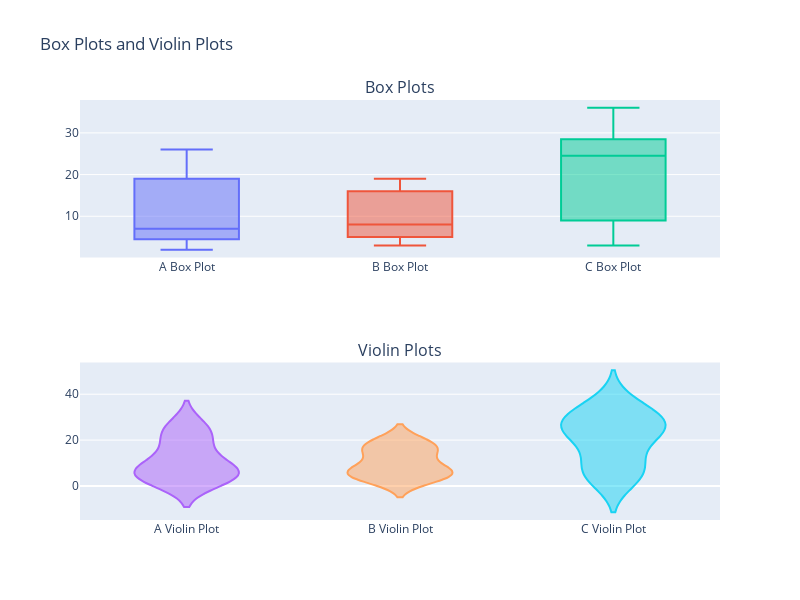

Notebook source saved alongside this figure:
### Markdown cell above
GRAPHICS

### Code cell
import plotly.express as px
import pandas as pd
from plotly.subplots import make_subplots
import plotly.graph_objects as go
import matplotlib.pyplot as plt
from scipy import stats

df = pd.DataFrame(df_independent)

fig = make_subplots(rows=2, cols=1, subplot_titles=("Box Plots", "Violin Plots"))

for column in df.columns:
    box_trace = go.Box(y=df[column], name=f'{column} Box Plot')
    fig.add_trace(box_trace, row=1, col=1)

for column in df.columns:
    violin_trace = go.Violin(y=df[column], name=f'{column} Violin Plot')
    fig.add_trace(violin_trace, row=2, col=1)

fig.update_layout(height=600, width=800, showlegend=False, title_text="Box Plots and Violin Plots")
fig.show()


df = pd.DataFrame(data)
fig, axes = plt.subplots(nrows=1, ncols=len(df.columns), figsize=(15, 5))

for i, column in enumerate(df.columns):
    _, (slope, intercept, r) = stats.probplot(df[column], plot=axes[i], fit=True)
    axes[i].set_title(f'QQ Plot - {column}')

    for j, val in enumerate(df[column].sample(5)):
        axes[i].annotate(f'{val:.2f}', xy=(val, slope * val + intercept),
                         xytext=(-15, 7), textcoords='offset points', ha='center', va='bottom', fontsize=8)

plt.tight_layout()
plt.show()

### Figure 1 — Plotly figure (JSON) as saved in the notebook; plotly's stock layout.template omitted (floating-point values rounded to 4 significant figures)
{"data": [{"name": "A Box Plot", "type": "box", "xaxis": "x", "y": [2, 12, 5, 4, 26, 8, 17, 4, 25, 6, 21, 6], "yaxis": "y"}, {"name": "B Box Plot", "type": "box", "xaxis": "x", "y": [17, 15, 3, 19, 5, 14, 5, 6, 19, 4, 9, 7], "yaxis": "y"}, {"name": "C Box Plot", "type": "box", "xaxis": "x", "y": [29, 3, 25, 28, 11, 7, 5, 25, 32, 24, 36, 20], "yaxis": "y"}, {"name": "A Violin Plot", "type": "violin", "xaxis": "x2", "y": [2, 12, 5, 4, 26, 8, 17, 4, 25, 6, 21, 6], "yaxis": "y2"}, {"name": "B Violin Plot", "type": "violin", "xaxis": "x2", "y": [17, 15, 3, 19, 5, 14, 5, 6, 19, 4, 9, 7], "yaxis": "y2"}, {"name": "C Violin Plot", "type": "violin", "xaxis": "x2", "y": [29, 3, 25, 28, 11, 7, 5, 25, 32, 24, 36, 20], "yaxis": "y2"}], "layout": {"annotations": [{"font": {"size": 16}, "showarrow": false, "text": "Box Plots", "x": 0.5, "xanchor": "center", "xref": "paper", "y": 1, "yanchor": "bottom", "yref": "paper"}, {"font": {"size": 16}, "showarrow": false, "text": "Violin Plots", "x": 0.5, "xanchor": "center", "xref": "paper", "y": 0.375, "yanchor": "bottom", "yref": "paper"}], "height": 600, "showlegend": false, "title": {"text": "Box Plots and Violin Plots"}, "width": 800, "xaxis": {"anchor": "y", "domain": [0, 1]}, "xaxis2": {"anchor": "y2", "domain": [0, 1]}, "yaxis": {"anchor": "x", "domain": [0.625, 1]}, "yaxis2": {"anchor": "x2", "domain": [0, 0.375]}}}
